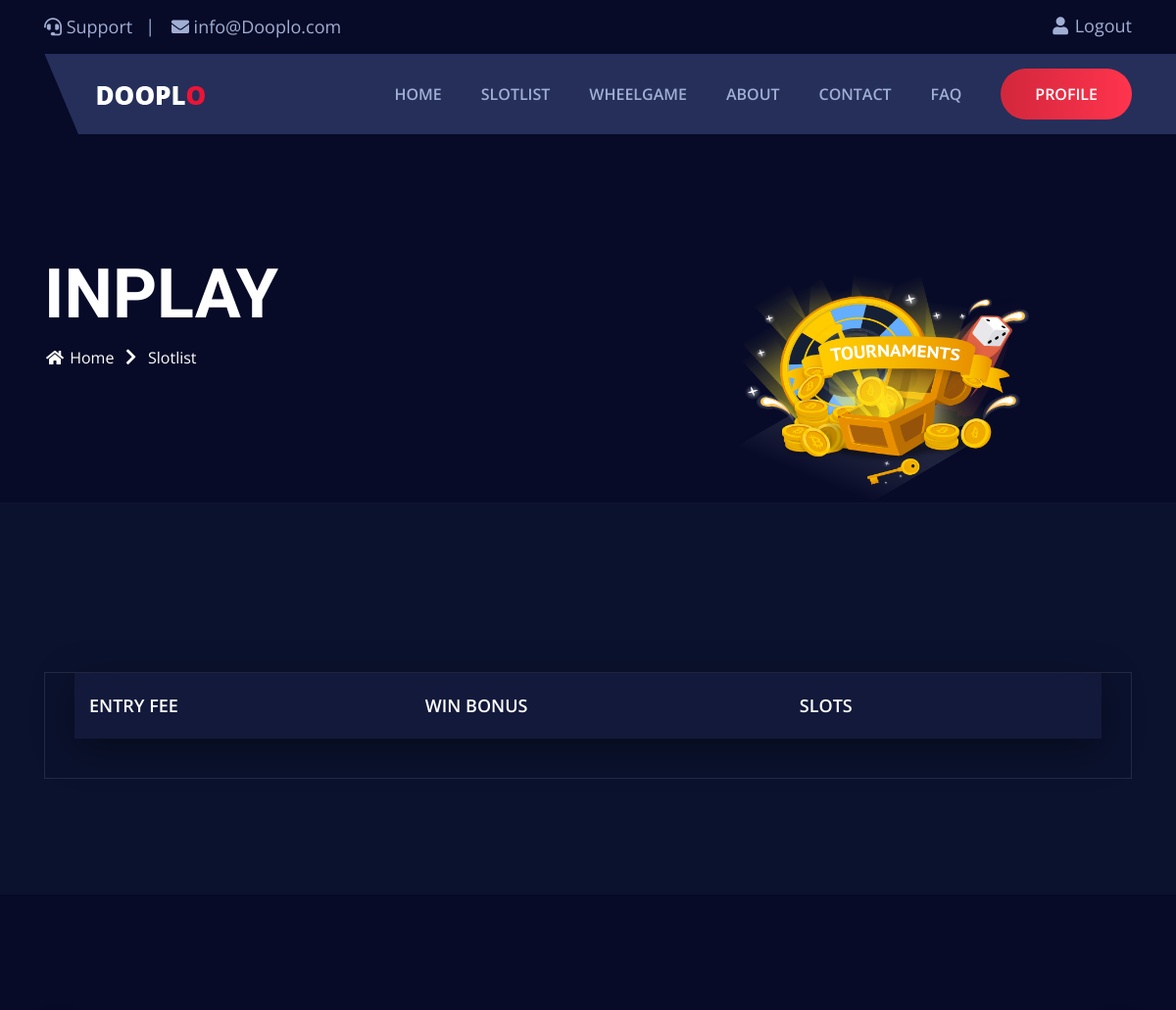
Page /inplay/ (signed in, upper part) on the earlier database version.
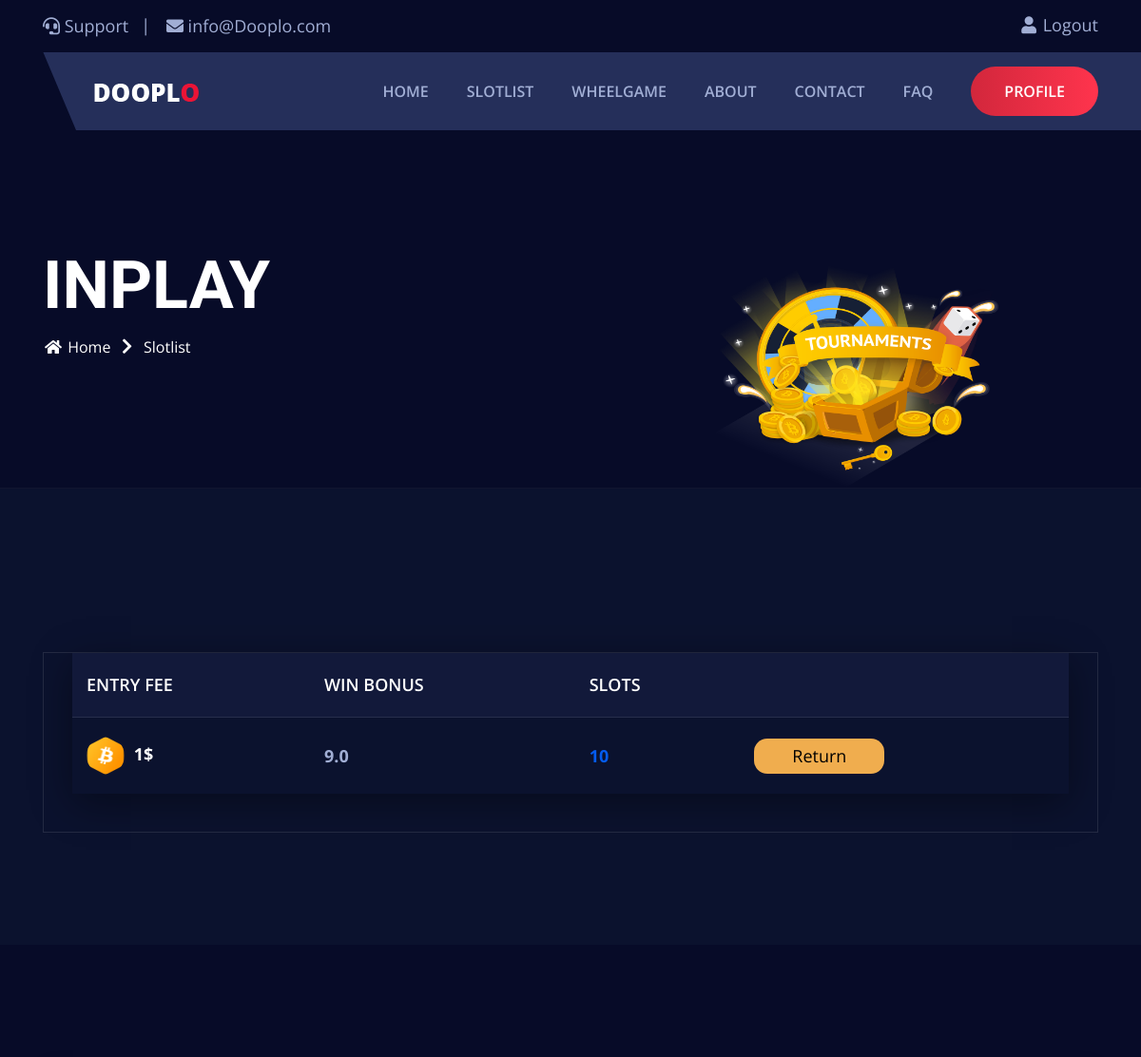
Same page on the later database version.
### wheelspin/models.py (models this page shows, shortened)
class Rooms(models.Model):
    room_name = models.CharField(max_length=100)
    users_m = models.ManyToManyField(User, related_name="user_m")
    bet = models.IntegerField()
    total = models.IntegerField()
    deg = models.IntegerField()
    showed = models.ManyToManyField(User, related_name="showed",blank=True)
    winner = models.CharField(max_length=100,default="NO WINNER")
    status = models.CharField(max_length=20,default="RUNNING")
    objects = models.Manager()
    class meta:
        managed = True
        db_table = 'Rooms'

### wheelspin/views.py (the view)
# urls.py: path('inplay/', inplay, name="inplay"),
def inplay(request, *args, **kwargs):
    user_obj = User.objects.get(id=request.user.id)
    rooms = Rooms.objects.filter(users_m=user_obj)
    running = []
    for room in rooms:
        if room.status == "RUNNING":
            running.append(room)
    return render(request, 'wheelspin/inplay.html',{
        'rooms':running
    })

### wheelspin/templates/wheelspin/inplay.html (shortened to what the changed rows need)
{% extends 'wheelspin/base.html' %}
{% load static %}
{% load mathfilters %}
{% block body %}
    <section class="tournaments">
        <div class="info-table">
            <div class="container">
                <div class="row">
                    <div class="col-lg-12">
                        <div class="main-box">
                            <div class="tab-content">
                                <div class="tab-pane fade show active" id="pills-all-player" role="tabpanel" aria-labelledby="pills-all-player-tab">
                                    <div class="inner-table-content">
                                        <div class="tab-content">
                                            <div class="tab-pane fade show active" id="pills-leaderboardr" role="tabpanel" aria-labelledby="pills-leaderboardr-tab">
                                                <div class="inner-table">
                                                    <div class="responsive-table">
                                                        <table class="table">
                                                            <thead>
                                                                <tr>
                                                                    <th scope="col">Entry Fee</th>
                                                                    <th scope="col">Win Bonus</th>
                                                                    <th scope="col">Slots</th>
                                                                    <th scope="col"></th>
                                                                </tr>
                                                            </thead>
                                                            <tbody>
                                                                {% for room in rooms %}
                                                                <tr>
                                                                    <td>
                                                                        <img src="{% static 'wheelspin/assets/images/icon1.png' %}" alt=""> {{room.bet}}$
                                                                    </td>
                                                                    <td>
                                                                        {% with answer=room.bet|mul:room.total|mul:.1 %}
                                                                        {{room.bet|mul:room.total|sub:answer}}
                                                                        {% endwith %}
                                                                    </td>
                                                                    <td>
                                                                        {{room.total}}
                                                                    </td>
                                                                    <td>
                                                                        <a href="/games/{{room.room_name}}">
                                                                            <button style="background-color: #f0ad4e; color: black; padding: 5px 40px; border-radius: 14px; outline: none; border: none;">Return</button>
                                                                        </a>
                                                                    </td>
                                                                </tr>
                                                                {% endfor %}
                                                            </tbody>
                                                        </table>
                                                    </div>
                                                </div>
                                            </div>
                                        </div>
                                    </div>
                                </div>
                            </div>
                        </div>
                    </div>
                </div>
            </div>
        </div>
    </section>
{% endblock  %}

Differences in the rows shown:
added Rooms: bet "1", bet|mul "9.0", total "10"
